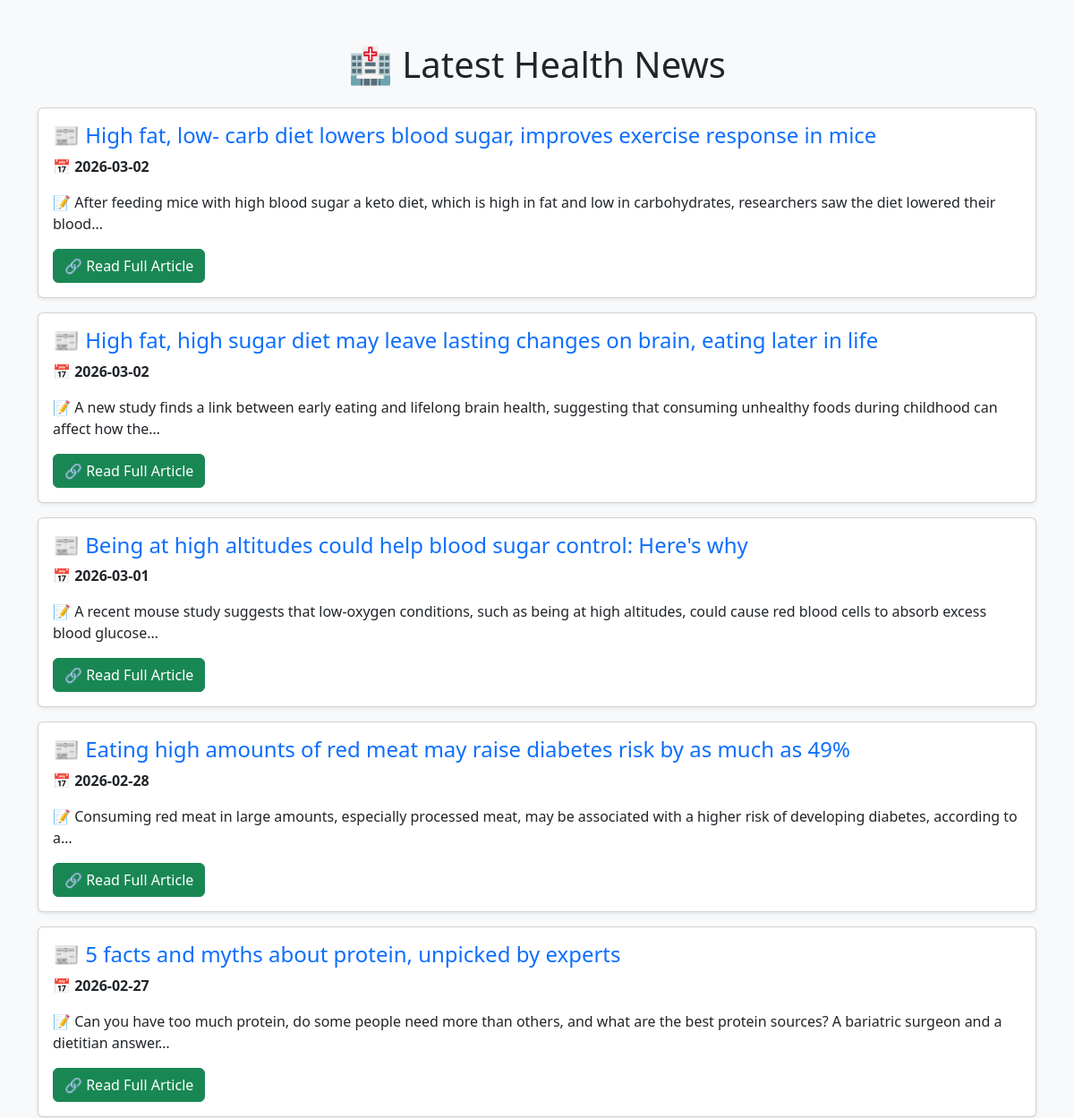
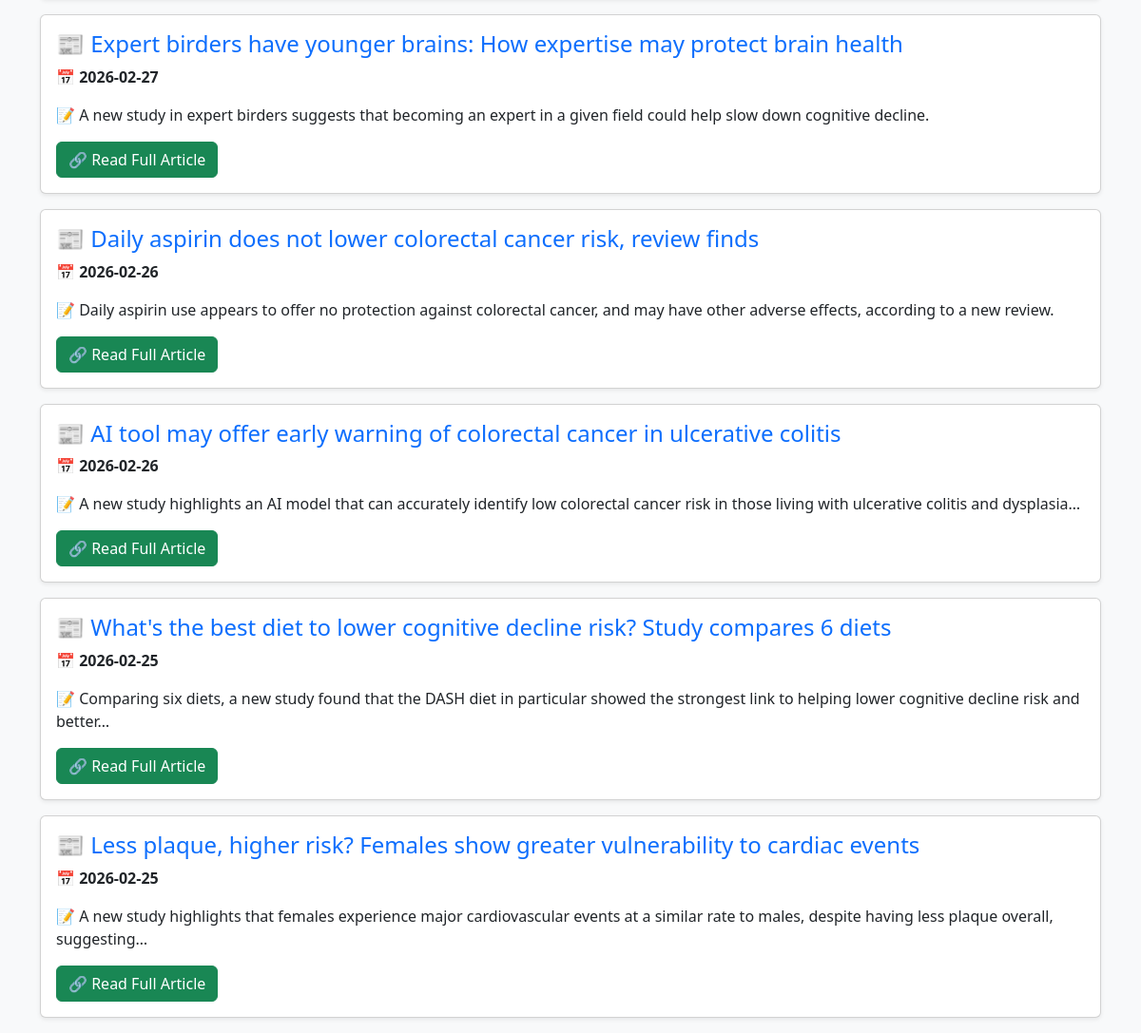
The page / on the database its author committed (2 pictures, top to bottom).
### tables this page shows
CREATE TABLE news (
        id INTEGER PRIMARY KEY AUTOINCREMENT,
        date TEXT NOT NULL,
        title TEXT UNIQUE, 
        description TEXT,
        news_url TEXT
    );

### app.py (the view)
@app.route("/")
def index():
    page = request.args.get("page", 1, type=int)  # Get the current page number
    limit = 10  # Number of articles per page
    offset = (page - 1) * limit  # Calculate the offset
    news = fetch_news(limit, offset)
    return render_template("index.html", news=news, page=page)

### app.py (called while the page is built)
def fetch_news(limit=10, offset=0):
    conn = sqlite3.connect("health_news.db")
    cursor = conn.cursor()
    cursor.execute("SELECT date, title, description, news_url FROM news ORDER BY date DESC LIMIT ? OFFSET ?", (limit, offset))
    news_list = cursor.fetchall()
    conn.close()
    return news_list

### templates/index.html (shortened to what this page needs)
<!DOCTYPE html>
<html lang="en">
<head>
    <link href="https://cdn.jsdelivr.net/npm/bootstrap@5.3.0/dist/css/bootstrap.min.css" rel="stylesheet">
</head>
<body class="bg-light">
    <div class="container mt-5">
        <h1 class="text-center mb-4">🏥 Latest Health News</h1>
        {% for article in news %}
        <div class="card mb-3 shadow-sm">
            <div class="card-body">
                <h4 class="card-title text-primary">📰 {{ article[1] }}</h4>
                <p class="card-text">📅 <strong>{{ article[0] }}</strong></p>
                <p class="card-text">📝 {{ article[2] }}</p>
                <a href="{{ article[3] }}" class="btn btn-success" target="_blank">🔗 Read Full Article</a>
            </div>
        </div>
        {% endfor %}
    </div>
</body>
</html>

### rows shown on the page
news: title "High fat, low- carb diet lowers blood sugar, improves exercise response in mice", date "2026-03-02", description "After feeding mice with high blood sugar a keto diet, which is high in fat and low in carbohydrates, researchers saw the diet lowered their blood…"
news: title "High fat, high sugar diet may leave lasting changes on brain, eating later in life", date "2026-03-02", description "A new study finds a link between early eating and lifelong brain health, suggesting that consuming unhealthy foods during childhood can affect how the…"
news: title "Being at high altitudes could help blood sugar control: Here's why", date "2026-03-01", description "A recent mouse study suggests that low-oxygen conditions, such as being at high altitudes, could cause red blood cells to absorb excess blood glucose…"
news: title "Eating high amounts of red meat may raise diabetes risk by as much as 49%", date "2026-02-28", description "Consuming red meat in large amounts, especially processed meat, may be associated with a higher risk of developing diabetes, according to a…"
news: title "5 facts and myths about protein, unpicked by experts", date "2026-02-27", description "Can you have too much protein, do some people need more than others, and what are the best protein sources? A bariatric surgeon and a dietitian answer…"
news: title "Expert birders have younger brains: How expertise may protect brain health", date "2026-02-27", description "A new study in expert birders suggests that becoming an expert in a given field could help slow down cognitive decline."
news: title "Daily aspirin does not lower colorectal cancer risk, review finds", date "2026-02-26", description "Daily aspirin use appears to offer no protection against colorectal cancer, and may have other adverse effects, according to a new review."
news: title "AI tool may offer early warning of colorectal cancer in ulcerative colitis", date "2026-02-26", description "A new study highlights an AI model that can accurately identify low colorectal cancer risk in those living with ulcerative colitis and dysplasia…"
news: title "What's the best diet to lower cognitive decline risk? Study compares 6 diets", date "2026-02-25", description "Comparing six diets, a new study found that the DASH diet in particular showed the strongest link to helping lower cognitive decline risk and better…"
news: title "Less plaque, higher risk? Females show greater vulnerability to cardiac events", date "2026-02-25", description "A new study highlights that females experience major cardiovascular events at a similar rate to males, despite having less plaque overall, suggesting…"
